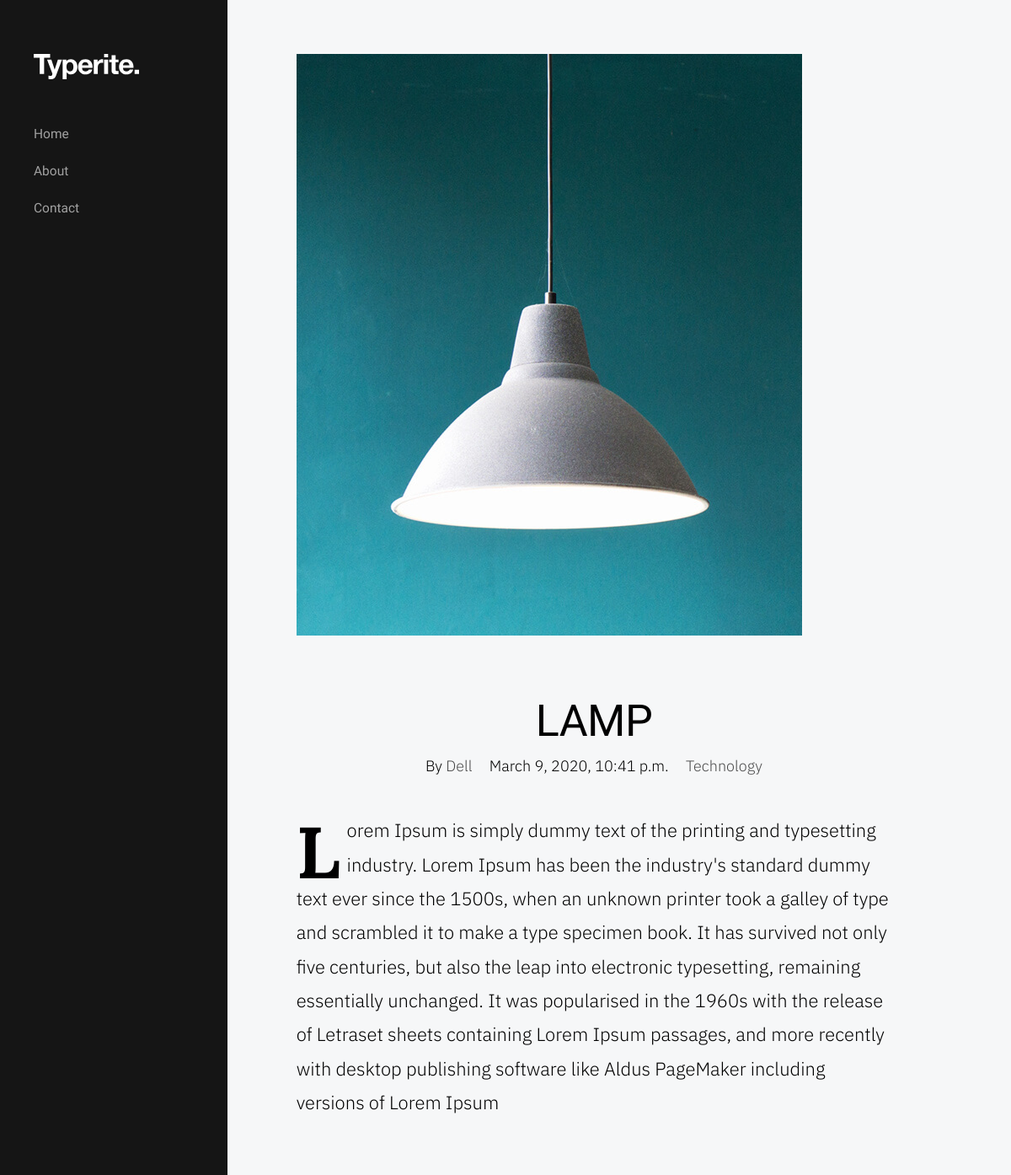
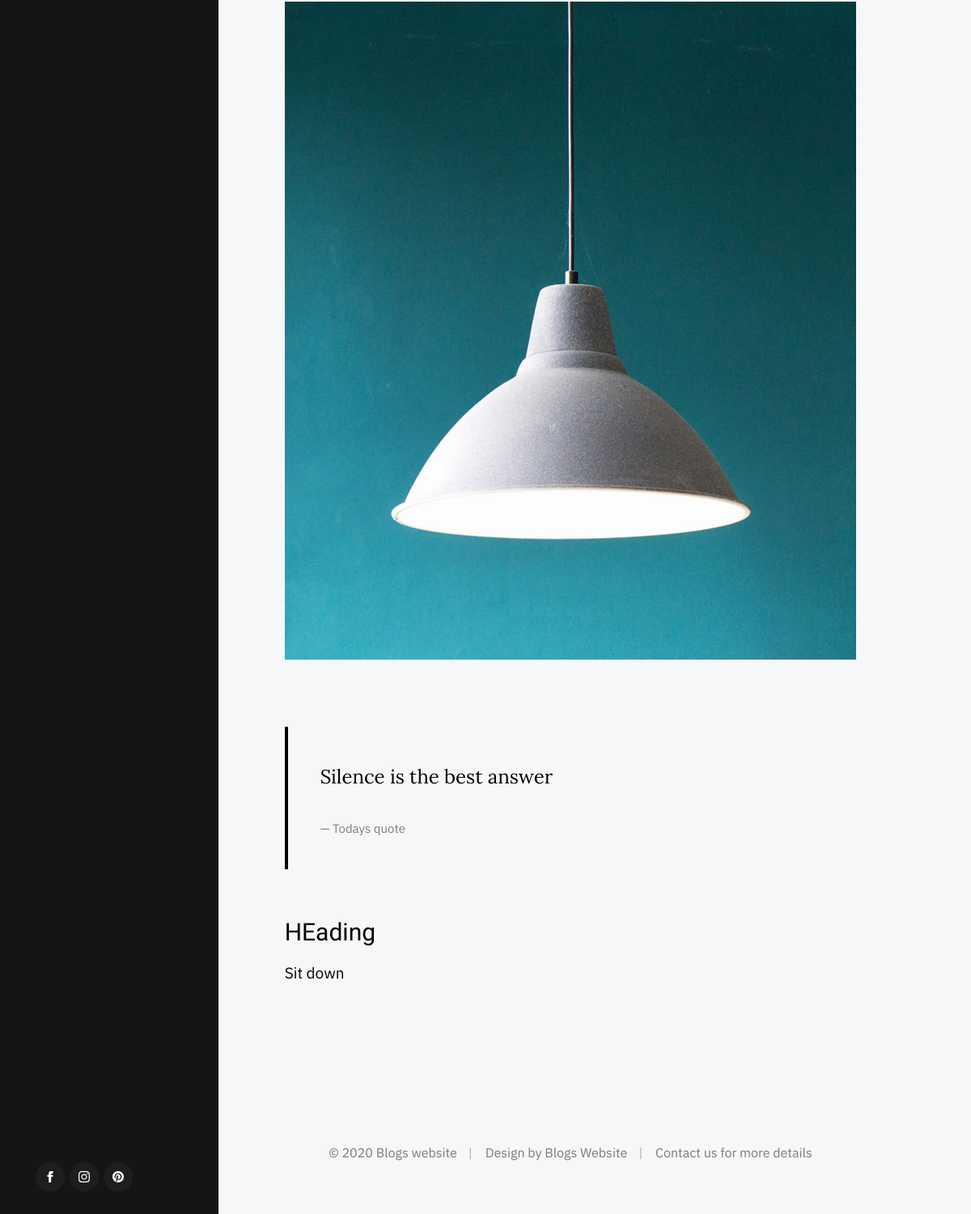
Page /lamp/ on the earlier database version (2 pictures, top to bottom).
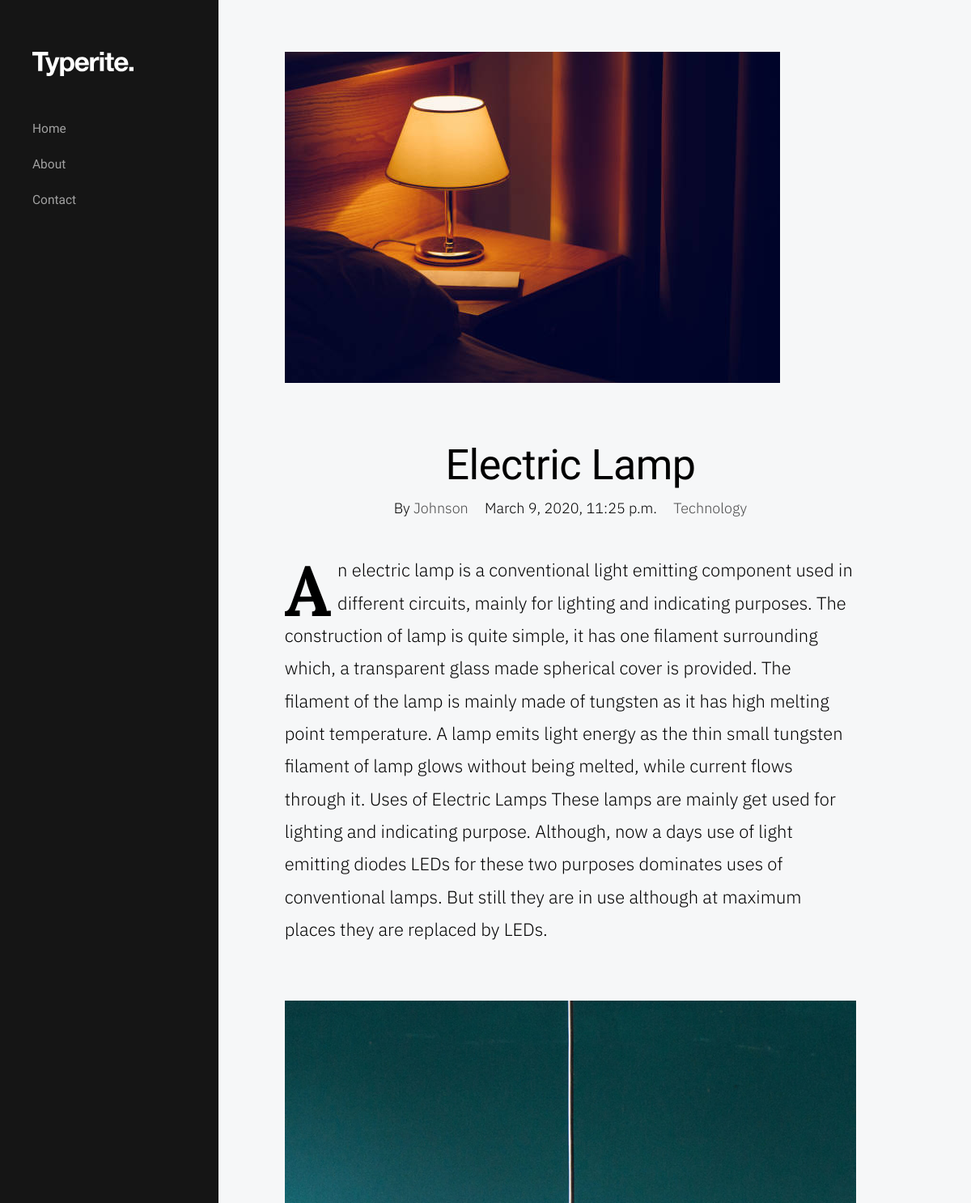
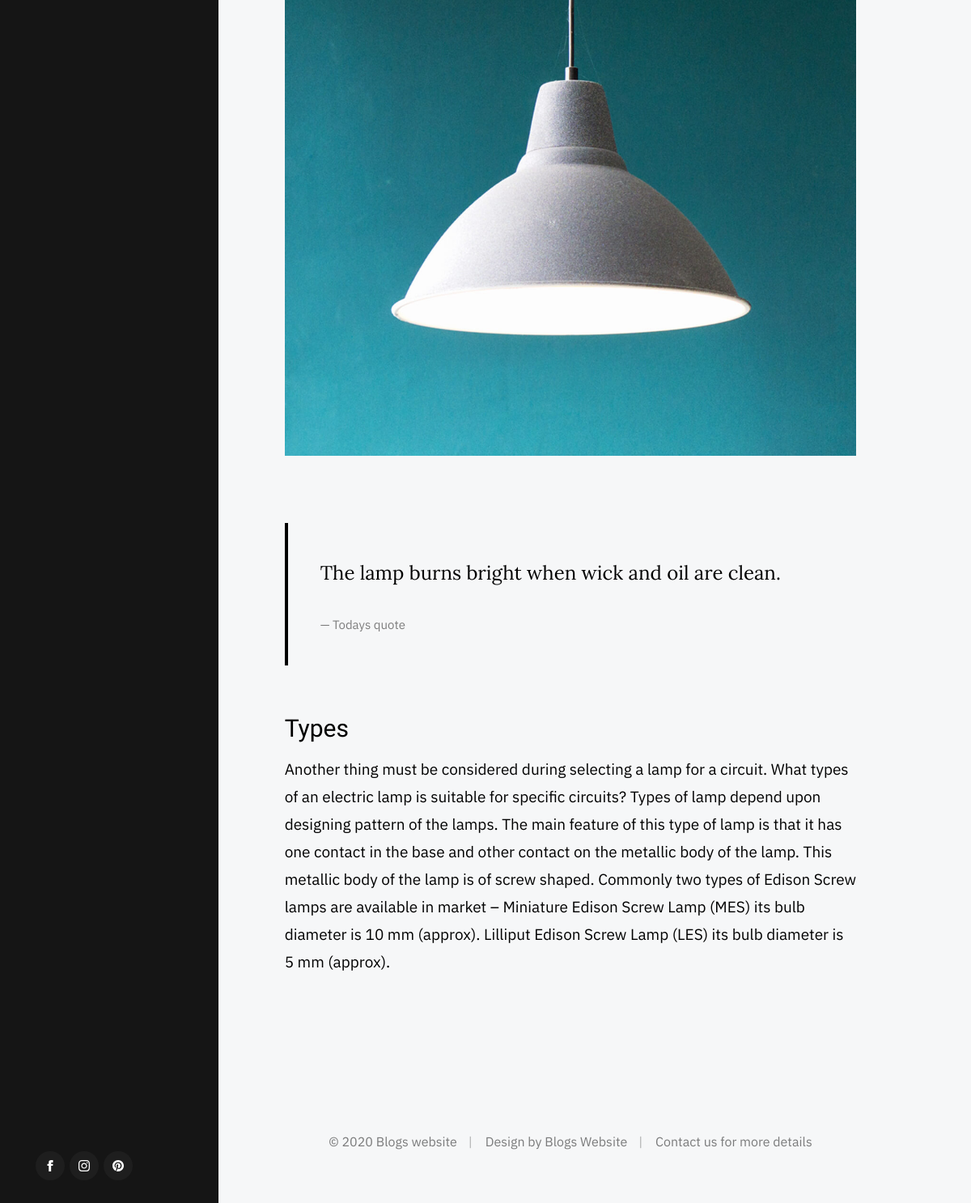
Same page on the later database version (2 pictures, top to bottom).
### website1/models.py (models this page shows, shortened)
class Post(models.Model):
    CATEGORY_CHOICES = (
        ('Technology', 'Technology'),
        ('News', 'News'),
        ('Sports', 'Sports'),
        ('Food','Food'),
        ('Creative','Creative'),
        ('Education','Education'),
        ('Nature','Nature'),
        ('Personality','Personality')
    )
    cover = models.FileField(default='')
    cover2=models.FileField(default='')
    title =  models.CharField(max_length=2000,default='')
    slug=models.SlugField(default='')
    author=models.CharField(max_length=2000,default='')
    text = models.TextField(default='')
    text_2=models.TextField(default='')
    quote=models.CharField(max_length=2000,default='')
    quote_name=models.CharField(max_length=2000,default='')
    l_heading=models.CharField(max_length=2000,default='')
    l_heading_text=models.CharField(max_length=2000,default='')
    category = models.CharField(max_length=2000, choices= CATEGORY_CHOICES)
    created_date = models.DateTimeField(default='')
    class Meta:
        ordering=['-created_date']

### website1/views.py (the view)
# urls.py: path('<slug:slug>/',PostDetailView.as_view(),name='post_detail'),
class PostDetailView(DetailView):
    model=Post
    template_name='post_detail.html'

### templates/post_detail.html (shortened to what this page needs)
{% extends 'base.html' %}
{% block content %}
        <div class="s-content content">
            <main class="row content__page">
                <article class="column large-full entry format-standard">
                    <div class="media-wrap entry__media">
                        <div class="entry__post-thumb">
                            <img src="{{ post.cover.url }}" alt="">
                        </div>
                    </div>
                    <div class="content__page-header entry__header">
                        <h1 class="display-1 entry__title">
                        {{post.title}}
                        </h1>
                        <ul class="entry__header-meta">
                            <li class="author">By <a href="#0">{{ post.author }}</a></li>
                            <li class="date">{{ object.created_date}}</li>
                            <li class="cat-links">
                                <a href="#0">{{object.category}}</a>
                            </li>
                        </ul>
                    </div>
                    <div class="entry__content">
                        <p class="lead drop-cap">
                        {{ object.text }}
                        </p>
                        <p>
                        <img src="{{ post.cover2.url }}" alt="">
                        </p>
                        <blockquote>
                            <p>
                            {{ object.quote }}
                            </p>
                            <cite>{{ object.quote_name}}</cite>
                        </blockquote>
                        <h2>{{ object.l_heading }}</h2>
                        <p>
                            {{ object.l_heading_text }}
                        </p>
                    </div>
                </article>
{% endblock content %}

Differences in the rows shown:
changed Post "Technology": cover: a different picture; title "LAMP" → "Electric Lamp"; author "Dell" → "Johnson"; created_date "March 9, 2020, 10:41 p.m." → "March 9, 2020, 11:25 p.m."; text "Lorem Ipsum is simply dummy text of the printing and typesetting industry. Lorem Ipsum has been the industry's standard dummy text ever since the 1500s, when an unknown printer took a galley of type and scrambled it to make a type specimen book. It has survived not only five centuries, but also the leap into electronic typesetting, remaining essentially unchanged. It was popularised in the 1960s with the release of Letraset sheets containing Lorem Ipsum passages, and more recently with desktop publishing software like Aldus PageMaker including versions of Lorem Ipsum" → "An electric lamp is a conventional light emitting component used in different circuits, mainly for lighting and indicating purposes. The construction of lamp is quite simple, it has one filament surrounding which, a transparent glass made spherical cover is provided. The filament of the lamp is mainly made of tungsten as it has high melting point temperature. A lamp emits light energy as the thin small tungsten filament of lamp glows without being melted, while current flows through it. Uses of Electric Lamps These lamps are mainly get used for lighting and indicating purpose. Although, now a days use of light emitting diodes LEDs for these two purposes dominates uses of conventional lamps.…"; quote "Silence is the best answer" → "The lamp burns bright when wick and oil are clean."; l_heading "HEading" → "Types"; l_heading_text "Sit down" → "Another thing must be considered during selecting a lamp for a circuit. What types of an electric lamp is suitable for specific circuits? Types of lamp depend upon designing pattern of the lamps. The main feature of this type of lamp is that it has one contact in the base and other contact on the metallic body of the lamp. This metallic body of the lamp is of screw shaped. Commonly two types of Edison Screw lamps are available in market – Miniature Edison Screw Lamp (MES) its bulb diameter is 10 mm (approx). Lilliput Edison Screw Lamp (LES) its bulb diameter is 5 mm (approx)."
